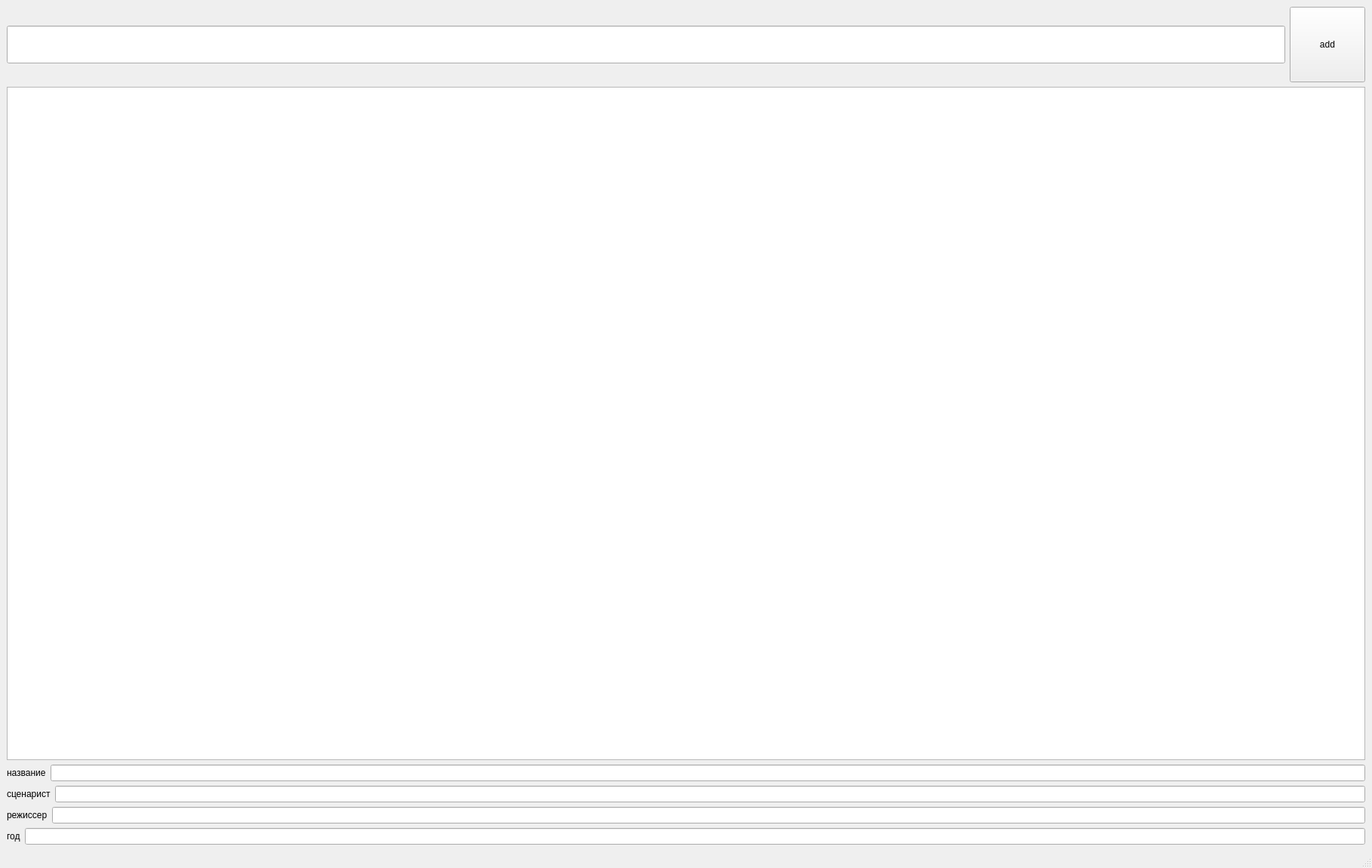
<?xml version="1.0" encoding="UTF-8"?>
<ui version="4.0">
 <class>MainWindow</class>
 <widget class="QMainWindow" name="MainWindow">
  <property name="geometry">
   <rect>
    <x>0</x>
    <y>0</y>
    <width>1818</width>
    <height>1150</height>
   </rect>
  </property>
  <property name="windowTitle">
   <string>MainWindow</string>
  </property>
  <widget class="QWidget" name="centralwidget">
   <layout class="QVBoxLayout" name="verticalLayout">
    <item>
     <layout class="QVBoxLayout" name="verticalLayout_2">
      <item>
       <layout class="QHBoxLayout" name="horizontalLayout">
        <item>
         <widget class="QLineEdit" name="lineEdit_search">
          <property name="minimumSize">
           <size>
            <width>0</width>
            <height>50</height>
           </size>
          </property>
          <property name="font">
           <font>
            <family>Monospace</family>
           </font>
          </property>
         </widget>
        </item>
        <item>
         <widget class="QPushButton" name="button_search">
          <property name="minimumSize">
           <size>
            <width>100</width>
            <height>100</height>
           </size>
          </property>
          <property name="text">
           <string>add</string>
          </property>
         </widget>
        </item>
       </layout>
      </item>
      <item>
       <widget class="QTextEdit" name="textEdit"/>
      </item>
      <item>
       <layout class="QHBoxLayout" name="horizontalLayout_2">
        <item>
         <widget class="QLabel" name="label">
          <property name="text">
           <string>название</string>
          </property>
         </widget>
        </item>
        <item>
         <widget class="QLineEdit" name="lineEdit_title"/>
        </item>
       </layout>
      </item>
      <item>
       <layout class="QHBoxLayout" name="horizontalLayout_3">
        <item>
         <widget class="QLabel" name="label_2">
          <property name="text">
           <string>сценарист</string>
          </property>
         </widget>
        </item>
        <item>
         <widget class="QLineEdit" name="lineEdit_director"/>
        </item>
       </layout>
      </item>
      <item>
       <layout class="QHBoxLayout" name="horizontalLayout_4">
        <item>
         <widget class="QLabel" name="label_3">
          <property name="text">
           <string>режиссер</string>
          </property>
         </widget>
        </item>
        <item>
         <widget class="QLineEdit" name="lineEdit_genre"/>
        </item>
       </layout>
      </item>
      <item>
       <layout class="QHBoxLayout" name="horizontalLayout_5">
        <item>
         <widget class="QLabel" name="label_4">
          <property name="text">
           <string>год</string>
          </property>
         </widget>
        </item>
        <item>
         <widget class="QLineEdit" name="lineEdit_year"/>
        </item>
       </layout>
      </item>
     </layout>
    </item>
   </layout>
  </widget>
  <widget class="QMenuBar" name="menubar">
   <property name="geometry">
    <rect>
     <x>0</x>
     <y>0</y>
     <width>1818</width>
     <height>22</height>
    </rect>
   </property>
  </widget>
  <widget class="QStatusBar" name="statusbar"/>
 </widget>
 <resources/>
 <connections/>
</ui>
